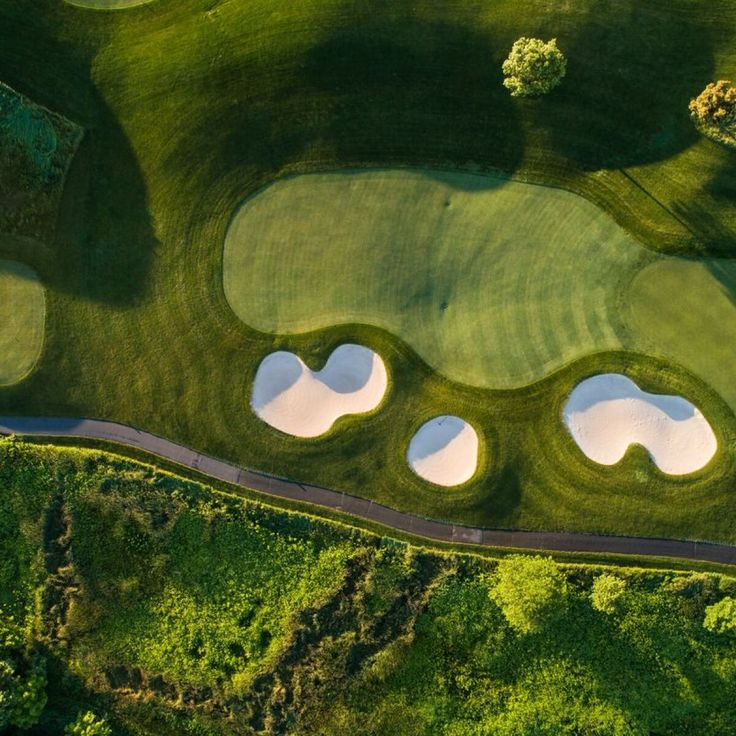
#> input picture AerialImage/imgs/overheadGolfGreen.jpg, 736 x 736 px
$ python OpenCV3.py
#> lines starting #> are read from the running program, lines starting #| are printed output that depends on the picture; after the words box and inside, x2 and y2 are one past the last pixel; in counts of white or black regions, pixels touching at a corner belong together
from __future__ import print_function
import cv2 as cv
import numpy as np
import argparse
import random as rng


rng.seed(12345)

parser = argparse.ArgumentParser(
    description="Code for Image Segmentation with Distance Transform and Watershed Algorithm.\
    Sample code showing how to segment overlapping objects using Laplacian filtering, \
    in addition to Watershed and Distance Transformation"
)
parser.add_argument(
    "--input", help="Path to input image.", default="./imgs/overheadGolfGreen.jpg"
)
args = parser.parse_args()

src = cv.imread(cv.samples.findFile(args.input))
#> src is the input picture: shape (736, 736, 3); mean B, G, R 34.9, 84.1, 71.9
if src is None:
    print("Could not open or find the image:", args.input)
    exit(0)

# Show source image
cv.imshow("Source Image", src)

src[np.all(src == 255, axis=2)] = 0

# Show output image
cv.imshow("Black Background Image", src)

kernel = np.array([[1, 1, 1], [1, -8, 1], [1, 1, 1]], dtype=np.float32)

# do the laplacian filtering as it is
# well, we need to convert everything in something more deeper then CV_8U
# because the kernel has some negative values,
# and we can expect in general to have a Laplacian image with negative values
# BUT a 8bits unsigned int (the one we are working with) can contain values from 0 to 255
# so the possible negative number will be truncated
imgLaplacian = cv.filter2D(src, cv.CV_32F, kernel)
sharp = np.float32(src)
imgResult = sharp - imgLaplacian
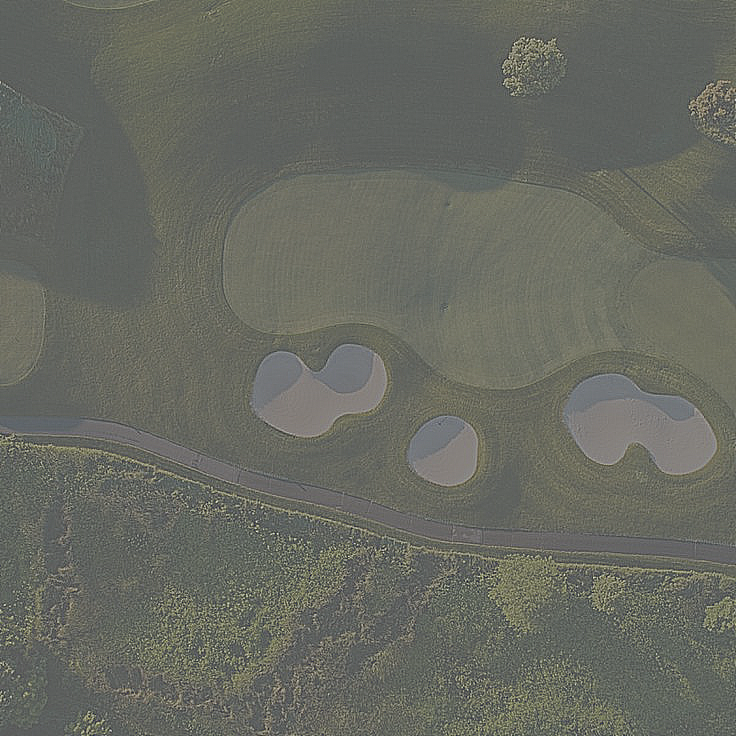
#> imgResult: shape (736, 736, 3) float32; mean B, G, R 34.9, 84.1, 71.9; drawn with min black and max white

# convert back to 8bits gray scale
imgResult = np.clip(imgResult, 0, 255)
imgResult = imgResult.astype("uint8")
imgLaplacian = np.clip(imgLaplacian, 0, 255)
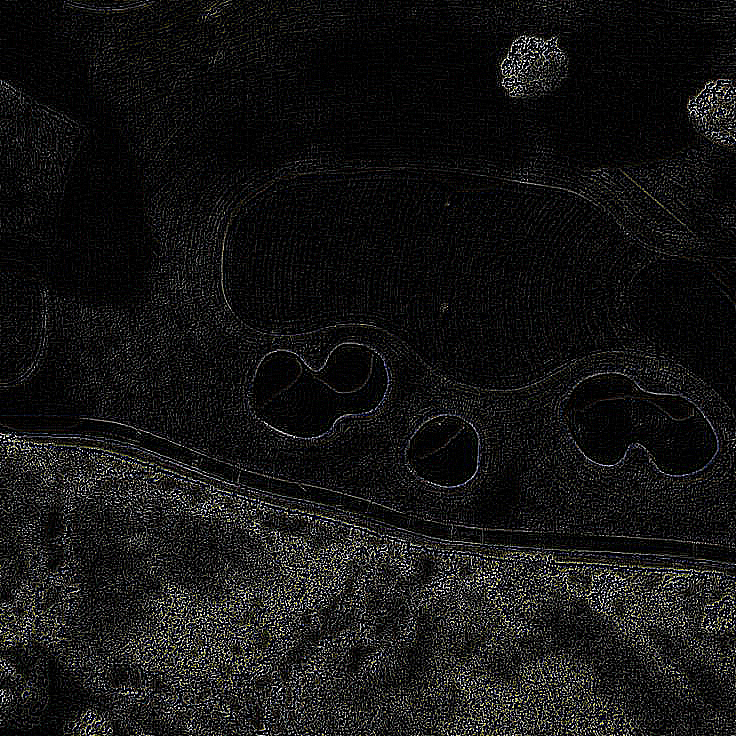
#> imgLaplacian: shape (736, 736, 3) float32; mean B, G, R 20.2, 20.7, 20.7
imgLaplacian = np.uint8(imgLaplacian)

# cv.imshow('Laplace Filtered Image', imgLaplacian)
cv.imshow("New Sharped Image", imgResult)

bw = cv.cvtColor(imgResult, cv.COLOR_BGR2GRAY)
_, bw = cv.threshold(bw, 40, 255, cv.THRESH_BINARY | cv.THRESH_OTSU)
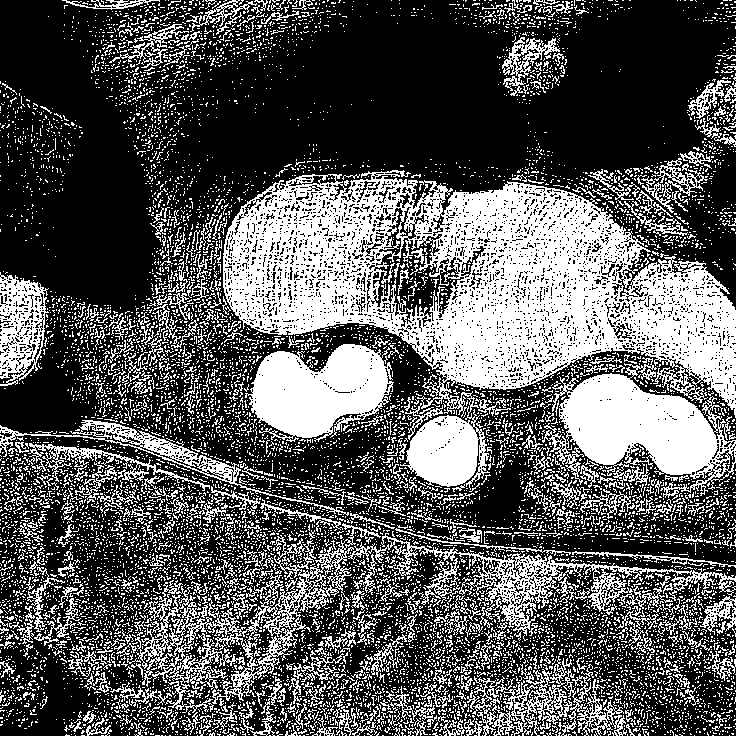
#> bw: shape (736, 736); 34.6% white; 10860 white regions (10279 under 20 px), largest, box (x1, y1, x2, y2) and area: (223, 170, 736, 490) 66130, (542, 357, 736, 498) 12992, (245, 344, 394, 442) 9504
cv.imshow("Binary Image", bw)

dist = cv.distanceTransform(bw, cv.DIST_L2, 3)

# Normalize the distance image for range = {0.0, 1.0}
# so we can visualize and threshold it
cv.normalize(dist, dist, 0, 1.0, cv.NORM_MINMAX)
cv.imshow("Distance Transform Image", dist)

_, dist = cv.threshold(dist, 0.4, 1.0, cv.THRESH_BINARY)
#> dist: shape (736, 736) float32; values 0 (black) and 1 (white), 1.1% white; 14 white regions (6 under 20 px), largest, box (x1, y1, x2, y2) and area: (265, 365, 338, 426) 2056, (576, 393, 649, 453) 1772, (664, 426, 706, 463) 924

# Dilate a bit the dist image
kernel1 = np.ones((3, 3), dtype=np.uint8)
dist = cv.dilate(dist, kernel1)
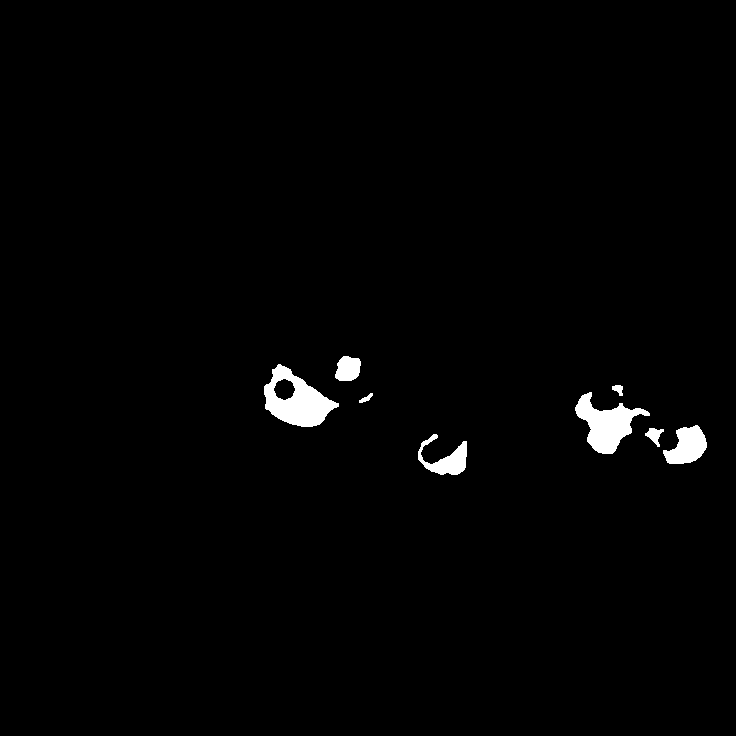
#> dist: shape (736, 736) float32; values 0 (black) and 1 (white), 1.4% white; 8 white regions, largest, box (x1, y1, x2, y2) and area: (264, 364, 339, 427) 2429, (575, 392, 650, 454) 2091, (663, 425, 707, 464) 1101
cv.imshow("Peaks", dist)

dist_8u = dist.astype("uint8")
#> dist_8u: shape (736, 736); values 0 (black) and 1 (white), 1.4% white; 8 white regions

# Find total markers
contours, _ = cv.findContours(dist_8u, cv.RETR_EXTERNAL, cv.CHAIN_APPROX_SIMPLE)
#> contours = 8 contours; box (x1, y1, x2, y2) and area: (264, 364, 339, 427) 2649, (575, 392, 650, 454) 1980, (663, 425, 707, 464) 1036, (418, 434, 467, 475) 797, (335, 356, 361, 381) 477, (645, 428, 664, 447) 150, (612, 385, 623, 396) 61, (359, 393, 373, 403) 46

# Create the marker image for the watershed algorithm
markers = np.zeros(dist.shape, dtype=np.int32)

# Draw the foreground markers
for i in range(len(contours)):
    cv.drawContours(markers, contours, i, (i + 1), -1)
#> this loop made 8 passes
#> markers: shape (736, 736) int32; 9 distinct labels, from 0 to 8

# Draw the background marker
cv.circle(markers, (5, 5), 3, (255, 255, 255), -1)
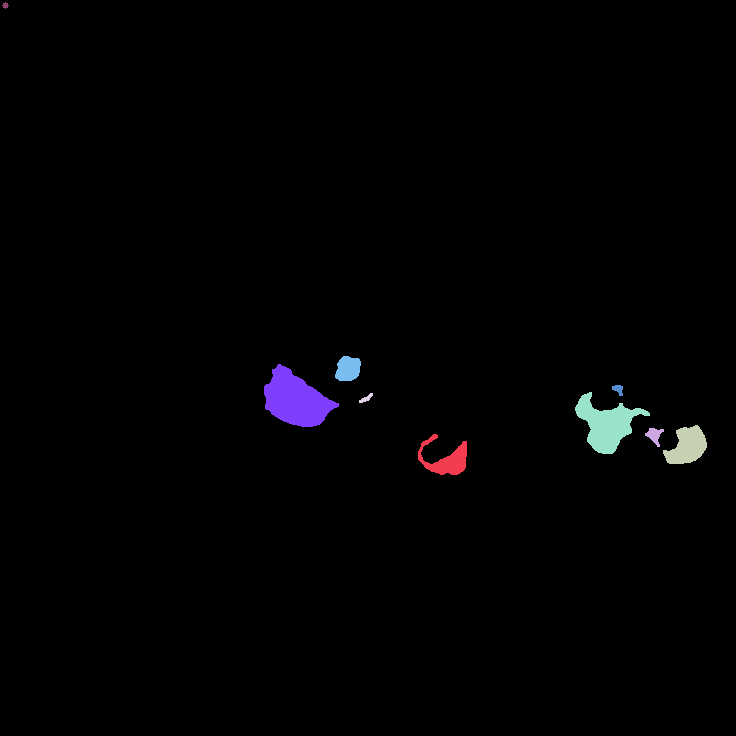
#> markers: shape (736, 736) int32; 10 distinct labels, from 0 to 255; one colour per label, 0 black
markers_8u = (markers * 10).astype("uint8")
cv.imshow("Markers", markers_8u)

cv.watershed(imgResult, markers)

# mark = np.zeros(markers.shape, dtype=np.uint8)
mark = markers.astype("uint8")
mark = cv.bitwise_not(mark)
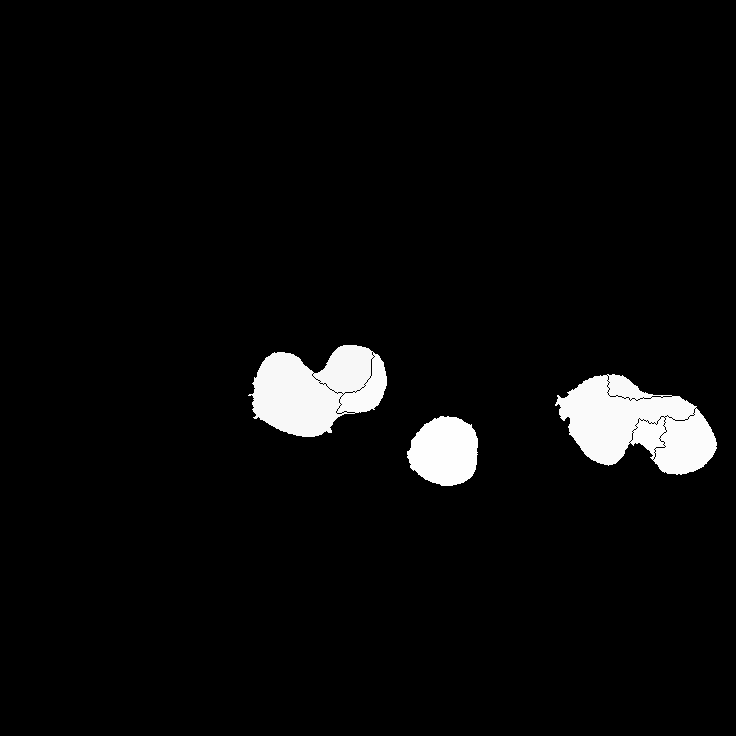
#> mark: shape (736, 736); min 0, max 254, mean 10.4
# uncomment this if you want to see how the mark
# image looks like at that point
# cv.imshow('Markers_v2', mark)

# Generate random colors
colors = []
for contour in contours:
    colors.append((rng.randint(0, 256), rng.randint(0, 256), rng.randint(0, 256)))
#> after the loop, colors = [(213, 5, 152), (188, 99, 138), (223, 82, 191), (63, 221, 133), (89, 95, 181), (46, 211, 85), (75, 105, 39), (97, 174, 164)]

# Create the result image
dst = np.zeros((markers.shape[0], markers.shape[1], 3), dtype=np.uint8)

# Fill labeled objects with random colors
for i in range(markers.shape[0]):
    for j in range(markers.shape[1]):
        index = markers[i, j]
        if index > 0 and index <= len(contours):
            dst[i, j, :] = colors[index - 1]
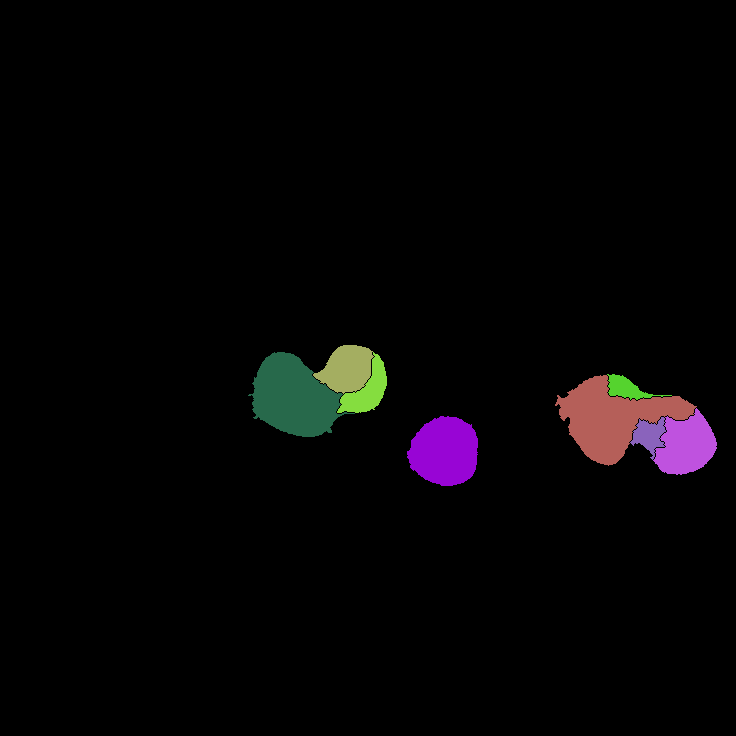
#> dst: shape (736, 736, 3); mean of channels 0, 1, 2 5.2, 4.1, 5.6; drawn as B, G, R

# Visualize the final image
cv.imshow("Final Result", dst)


while True:
    k = cv.waitKey(0) & 0xFF
#> (key Esc is pressed here)
    print(k)
#| 27
    if k == ord("c"):  # you can put any key here
        cv.destroyAllWindows()
        break

$ run again, with AerialImage/imgs/overhead.jpg copied over AerialImage/imgs/overheadGolfGreen.jpg
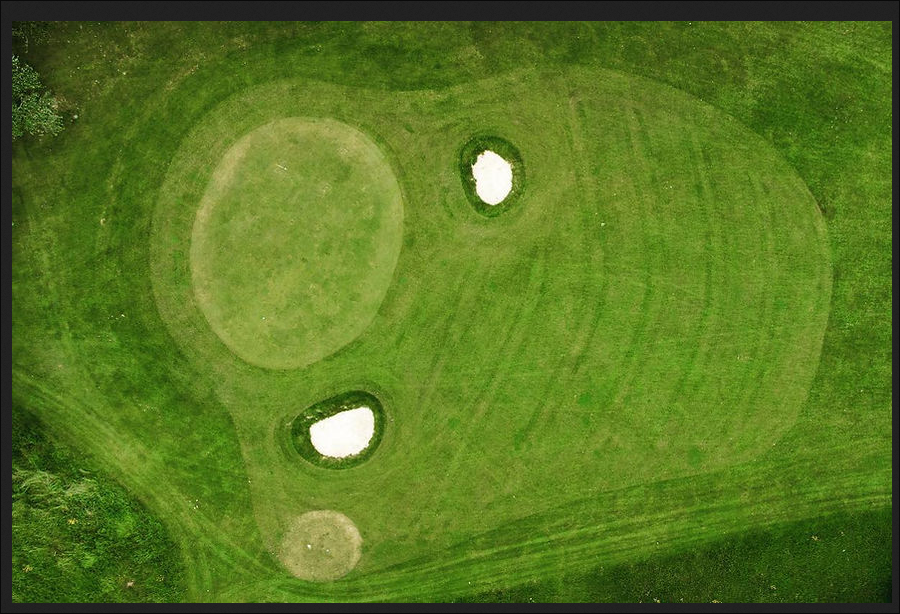
#> input picture AerialImage/imgs/overhead.jpg, 900 x 614 px
#> src is the input picture: shape (614, 900, 3); mean B, G, R 33.2, 118, 88.1
#> src: shape (614, 900, 3); under 0.01% of pixels changed, all inside (x1, y1, x2, y2) = (320, 446, 321, 447)
#> dist_8u: shape (614, 900); values 0 (black) and 1 (white), 0.32% white; 2 white regions
#> contours = 2 contours; box (x1, y1, x2, y2) and area: (318, 414, 367, 450) 1115, (480, 162, 505, 196) 552
#> the loop `for i in range(len(contours)):` made 2 passes
#> `cv.circle(markers, (5, 5), 3, (255, 255, 255), -1)`:
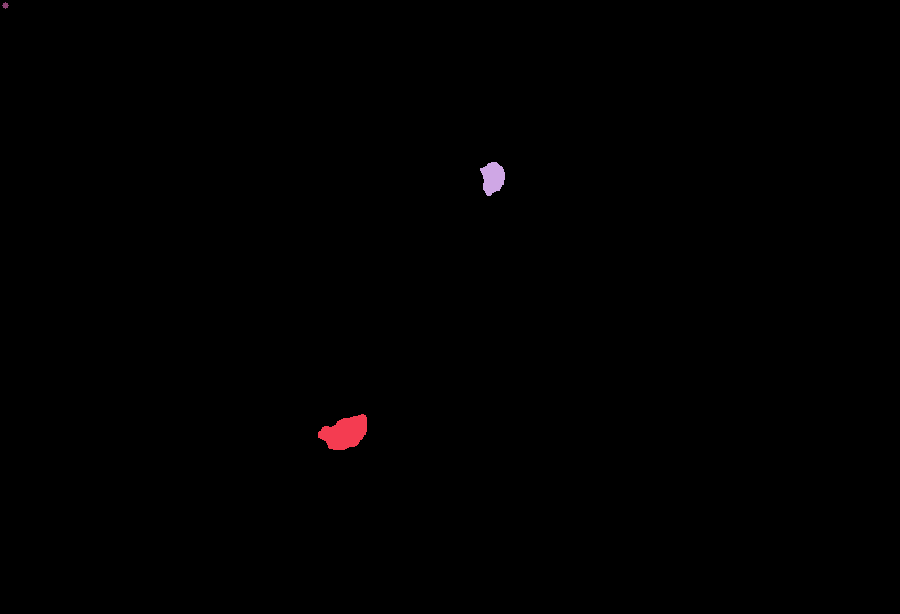
#> markers: shape (614, 900) int32; 4 distinct labels, from 0 to 255; one colour per label, 0 black
#> `mark = markers.astype("uint8")`:
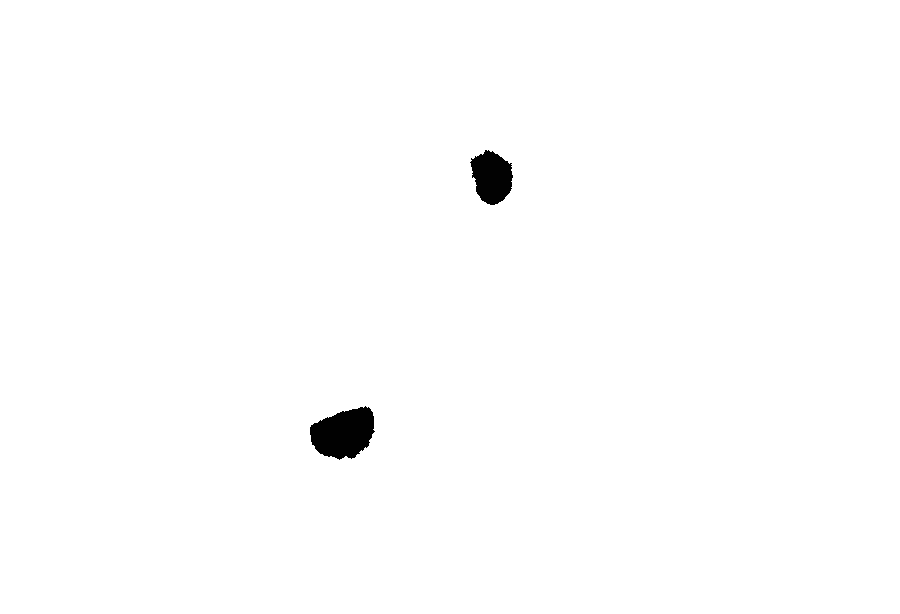
#> mark: shape (614, 900); min 1, max 255, mean 253.1
#> the loop `for contour in contours:` made 2 passes
#> after the loop `for contour in contours:`: colors = [(213, 5, 152), (188, 99, 138)]
#| 27
